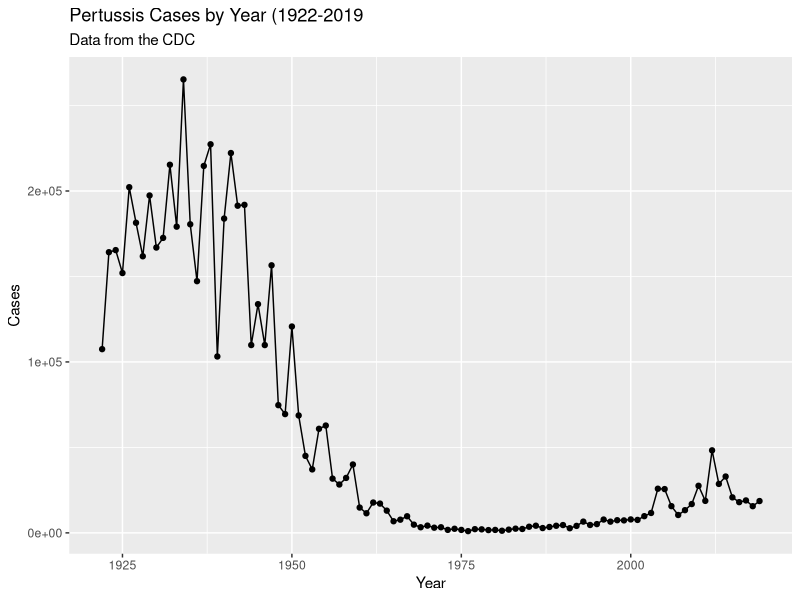
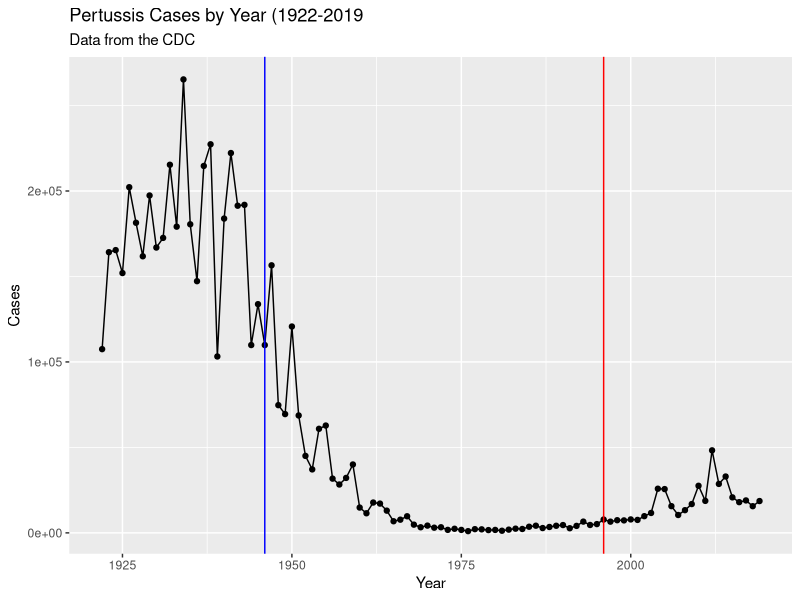

Recreate these plots in R, in order. (Note: this script raises an error after producing the figures.)
## ---- chunk 1
cdc <- data.frame(
  Year = c(
    1922L,
    1923L,
    1924L,
    1925L,
    1926L,
    1927L,
    1928L,
    1929L,
    1930L,
    1931L,
    1932L,
    1933L,
    1934L,
    1935L,
    1936L,
    1937L,
    1938L,
    1939L,
    1940L,
    1941L,
    1942L,
    1943L,
    1944L,
    1945L,
    1946L,
    1947L,
    1948L,
    1949L,
    1950L,
    1951L,
    1952L,
    1953L,
    1954L,
    1955L,
    1956L,
    1957L,
    1958L,
    1959L,
    1960L,
    1961L,
    1962L,
    1963L,
    1964L,
    1965L,
    1966L,
    1967L,
    1968L,
    1969L,
    1970L,
    1971L,
    1972L,
    1973L,
    1974L,
    1975L,
    1976L,
    1977L,
    1978L,
    1979L,
    1980L,
    1981L,
    1982L,
    1983L,
    1984L,
    1985L,
    1986L,
    1987L,
    1988L,
    1989L,
    1990L,
    1991L,
    1992L,
    1993L,
    1994L,
    1995L,
    1996L,
    1997L,
    1998L,
    1999L,
    2000L,
    2001L,
    2002L,
    2003L,
    2004L,
    2005L,
    2006L,
    2007L,
    2008L,
    2009L,
    2010L,
    2011L,
    2012L,
    2013L,
    2014L,
    2015L,
    2016L,
    2017L,
    2018L,
    2019L
  ),
  Cases = c(
    107473,
    164191,
    165418,
    152003,
    202210,
    181411,
    161799,
    197371,
    166914,
    172559,
    215343,
    179135,
    265269,
    180518,
    147237,
    214652,
    227319,
    103188,
    183866,
    222202,
    191383,
    191890,
    109873,
    133792,
    109860,
    156517,
    74715,
    69479,
    120718,
    68687,
    45030,
    37129,
    60886,
    62786,
    31732,
    28295,
    32148,
    40005,
    14809,
    11468,
    17749,
    17135,
    13005,
    6799,
    7717,
    9718,
    4810,
    3285,
    4249,
    3036,
    3287,
    1759,
    2402,
    1738,
    1010,
    2177,
    2063,
    1623,
    1730,
    1248,
    1895,
    2463,
    2276,
    3589,
    4195,
    2823,
    3450,
    4157,
    4570,
    2719,
    4083,
    6586,
    4617,
    5137,
    7796,
    6564,
    7405,
    7298,
    7867,
    7580,
    9771,
    11647,
    25827,
    25616,
    15632,
    10454,
    13278,
    16858,
    27550,
    18719,
    48277,
    28639,
    32971,
    20762,
    17972,
    18975,
    15609,
    18617
  )
)
## ---- chunk 2
library(ggplot2)
## ---- chunk 3
baseplot <- ggplot(cdc) + aes(x=Year, y=Cases) + geom_point() + geom_line() + labs(title="Pertussis Cases by Year (1922-2019", subtitle="Data from the CDC")

baseplot
## ---- chunk 4
baseplot + geom_vline(xintercept = 1946, col="blue") +
  geom_vline(xintercept= 1996, col="red")
## ---- chunk 5
library(jsonlite)
## ---- chunk 6
subject <- read_json("https://www.cmi-pb.org/api/subject", 
                     simplifyVector = TRUE)


head(subject)
## ---- chunk 7
table(subject$infancy_vac)
## ---- chunk 8
table(subject$biological_sex)
## ---- chunk 9
table(subject$race, subject$biological_sex)
## ---- chunk 10
library(lubridate)
## ---- chunk 11
today()
## ---- chunk 12
today() - ymd("2000-01-01")
## ---- chunk 13
age_days <- today() - ymd(subject$year_of_birth)
age_years <- time_length(age_days, "years")
subject$age <- age_years
## ---- chunk 14
mean(subject$age)
## ---- chunk 15
library(dplyr)

mean (filter(subject, infancy_vac =="aP")$age)
mean (filter(subject, infancy_vac =="wP")$age)
## ---- chunk 16
ap.age <- filter(subject, infancy_vac =="aP")$age
wp.age <- filter(subject, infancy_vac =="wP")$age

t.test(ap.age, wp.age)
## ---- chunk 17
int <- ymd(subject$date_of_boost) - ymd(subject$year_of_birth)
age_at_boost <- time_length(int, "year")
head(age_at_boost)
## ---- chunk 18
ggplot(subject) +
  aes(age,
      fill=as.factor(infancy_vac)) +
  geom_histogram(show.legend=FALSE) +
  facet_wrap(vars(infancy_vac), nrow=2) 
## ---- chunk 19
# Complete the API URLs...
specimen <- read_json("http://cmi-pb.org/api/specimen", 
                      simplifyVector = TRUE) 
titer <- read_json("https://www.cmi-pb.org/api/ab_titer", 
                   simplifyVector = TRUE) 
## ---- chunk 20
head(specimen)
## ---- chunk 21
head(titer)
## ---- chunk 22
meta <- inner_join(specimen, subject)
dim(meta)
head(meta)
## ---- chunk 23
abdata <- inner_join(titer, meta)
dim(abdata)
## ---- chunk 24
head(abdata)
## ---- chunk 25
table(abdata$isotype)
## ---- chunk 26
table(abdata$visit)
## ---- chunk 27
ig1 <- abdata %>% filter(isotype == "IgG1", visit!=8)
head(ig1)
## ---- chunk 28
ggplot(ig1) +
  aes(MFI, antigen) +
  geom_boxplot() + 
  facet_wrap(vars(visit), nrow=2)
## ---- chunk 29
ggplot(ig1) +
  aes(MFI, antigen, col=infancy_vac ) +
  geom_boxplot(show.legend = FALSE) + 
  facet_wrap(vars(visit), nrow=2) +
  theme_bw()
## ---- chunk 30
ggplot(ig1) +
  aes(MFI, antigen, col=infancy_vac ) +
  geom_boxplot(show.legend = FALSE) + 
  facet_wrap(vars(infancy_vac, visit), nrow=2)
## ---- chunk 31
filter(ig1, antigen=="Measles") %>%
  ggplot() +
  aes(MFI, col=infancy_vac) +
  geom_boxplot(show.legend = FALSE) +
  facet_wrap(vars(visit)) +
  theme_bw()
## ---- chunk 32
filter(ig1, antigen=="FIM2/3") %>%
  ggplot() +
  aes(MFI, col=infancy_vac) +
  geom_boxplot(show.legend = FALSE) +
  facet_wrap(vars(visit)) +
  theme_bw()
## ---- chunk 33
filter(ig1, antigen=="PT") %>%
  ggplot() +
  aes(MFI, col=infancy_vac) +
  geom_boxplot(show.legend = FALSE) +
  facet_wrap(vars(visit)) +
  theme_bw()
## ---- chunk 34
url <- "https://www.cmi-pb.org/api/v2/rnaseq?versioned_ensembl_gene_id=eq.ENSG00000211896.7"

rna <- read_json(url, simplifyVector = TRUE) 
head(rna)
## ---- chunk 35
#meta <- inner_join(specimen, subject)
ssrna <- inner_join(rna, meta)
## ---- chunk 36
ggplot(ssrna) +
  aes(visit, tpm, group=subject_id) +
  geom_point() +
  geom_line(alpha=0.2)
## ---- chunk 37
ggplot(ssrna) +
  aes(tpm, col=infancy_vac) +
  geom_boxplot() +
  facet_wrap(vars(visit))
## ---- chunk 38
ssrna %>%  
  filter(visit==4) %>% 
  ggplot() +
    aes(tpm, col=infancy_vac) + geom_density() + 
    geom_rug() 
